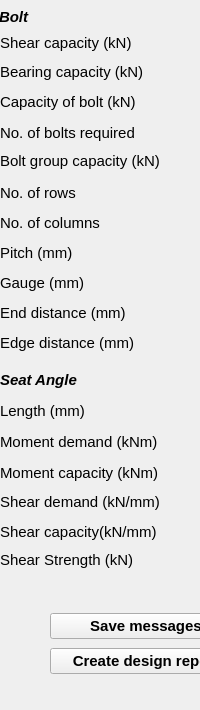
  <widget class="QDockWidget" name="outputDock">
   <property name="sizePolicy">
    <sizepolicy hsizetype="Preferred" vsizetype="Preferred">
     <horstretch>0</horstretch>
     <verstretch>0</verstretch>
    </sizepolicy>
   </property>
   <property name="minimumSize">
    <size>
     <width>125</width>
     <height>710</height>
    </size>
   </property>
   <property name="maximumSize">
    <size>
     <width>310</width>
     <height>710</height>
    </size>
   </property>
   <property name="font">
    <font>
     <family>Arial</family>
     <pointsize>11</pointsize>
     <weight>75</weight>
     <bold>true</bold>
    </font>
   </property>
   <property name="windowTitle">
    <string>Output dock</string>
   </property>
   <attribute name="dockWidgetArea">
    <number>2</number>
   </attribute>
   <widget class="QWidget" name="dockWidgetContents_2">
    <widget class="QLineEdit" name="txtNoBolts">
     <property name="geometry">
      <rect>
       <x>200</x>
       <y>120</y>
       <width>100</width>
       <height>25</height>
      </rect>
     </property>
     <property name="font">
      <font>
       <family>Arial</family>
       <weight>50</weight>
       <bold>false</bold>
      </font>
     </property>
     <property name="readOnly">
      <bool>true</bool>
     </property>
    </widget>
    <widget class="QLabel" name="lbl_txtNoBolts">
     <property name="geometry">
      <rect>
       <x>0</x>
       <y>120</y>
       <width>191</width>
       <height>25</height>
      </rect>
     </property>
     <property name="font">
      <font>
       <family>Arial</family>
       <pointsize>11</pointsize>
       <weight>50</weight>
       <bold>false</bold>
      </font>
     </property>
     <property name="text">
      <string>No. of bolts required</string>
     </property>
    </widget>
    <widget class="QLineEdit" name="txtShearrCapacity">
     <property name="geometry">
      <rect>
       <x>200</x>
       <y>30</y>
       <width>100</width>
       <height>25</height>
      </rect>
     </property>
     <property name="font">
      <font>
       <family>Arial</family>
       <weight>50</weight>
       <bold>false</bold>
      </font>
     </property>
     <property name="text">
      <string/>
     </property>
     <property name="readOnly">
      <bool>true</bool>
     </property>
    </widget>
    <widget class="QLineEdit" name="txtPitch">
     <property name="geometry">
      <rect>
       <x>200</x>
       <y>240</y>
       <width>100</width>
       <height>25</height>
      </rect>
     </property>
     <property name="font">
      <font>
       <family>Arial</family>
       <weight>50</weight>
       <bold>false</bold>
      </font>
     </property>
     <property name="readOnly">
      <bool>true</bool>
     </property>
    </widget>
    <widget class="QLineEdit" name="txtGuage">
     <property name="geometry">
      <rect>
       <x>200</x>
       <y>270</y>
       <width>100</width>
       <height>25</height>
      </rect>
     </property>
     <property name="font">
      <font>
       <family>Arial</family>
       <weight>50</weight>
       <bold>false</bold>
      </font>
     </property>
     <property name="readOnly">
      <bool>true</bool>
     </property>
    </widget>
    <widget class="QLineEdit" name="txtBoltCapacity">
     <property name="geometry">
      <rect>
       <x>200</x>
       <y>90</y>
       <width>100</width>
       <height>25</height>
      </rect>
     </property>
     <property name="font">
      <font>
       <family>Arial</family>
       <weight>50</weight>
       <bold>false</bold>
      </font>
     </property>
     <property name="readOnly">
      <bool>true</bool>
     </property>
    </widget>
    <widget class="QLineEdit" name="txt_col">
     <property name="geometry">
      <rect>
       <x>200</x>
       <y>210</y>
       <width>100</width>
       <height>25</height>
      </rect>
     </property>
     <property name="font">
      <font>
       <family>Arial</family>
       <weight>50</weight>
       <bold>false</bold>
      </font>
     </property>
     <property name="readOnly">
      <bool>true</bool>
     </property>
    </widget>
    <widget class="QLineEdit" name="txt_row">
     <property name="geometry">
      <rect>
       <x>200</x>
       <y>180</y>
       <width>100</width>
       <height>25</height>
      </rect>
     </property>
     <property name="font">
      <font>
       <family>Arial</family>
       <weight>50</weight>
       <bold>false</bold>
      </font>
     </property>
     <property name="readOnly">
      <bool>true</bool>
     </property>
    </widget>
    <widget class="QLabel" name="lbl_txtGauge">
     <property name="geometry">
      <rect>
       <x>0</x>
       <y>270</y>
       <width>130</width>
       <height>25</height>
      </rect>
     </property>
     <property name="font">
      <font>
       <family>Arial</family>
       <pointsize>11</pointsize>
       <weight>50</weight>
       <bold>false</bold>
      </font>
     </property>
     <property name="text">
      <string>Gauge (mm)</string>
     </property>
    </widget>
    <widget class="QLabel" name="lbl_txtBoltCapacity">
     <property name="geometry">
      <rect>
       <x>0</x>
       <y>90</y>
       <width>179</width>
       <height>25</height>
      </rect>
     </property>
     <property name="font">
      <font>
       <family>Arial</family>
       <pointsize>11</pointsize>
       <weight>50</weight>
       <bold>false</bold>
      </font>
     </property>
     <property name="text">
      <string>&lt;html&gt;&lt;head/&gt;&lt;body&gt;&lt;p&gt;Capacity of bolt (kN)&lt;/p&gt;&lt;/body&gt;&lt;/html&gt;</string>
     </property>
    </widget>
    <widget class="QLineEdit" name="txtBearingCapacity">
     <property name="geometry">
      <rect>
       <x>200</x>
       <y>60</y>
       <width>100</width>
       <height>25</height>
      </rect>
     </property>
     <property name="font">
      <font>
       <family>Arial</family>
       <weight>50</weight>
       <bold>false</bold>
      </font>
     </property>
     <property name="readOnly">
      <bool>true</bool>
     </property>
    </widget>
    <widget class="QLabel" name="lbl_txtEndDist">
     <property name="geometry">
      <rect>
       <x>0</x>
       <y>300</y>
       <width>179</width>
       <height>25</height>
      </rect>
     </property>
     <property name="font">
      <font>
       <family>Arial</family>
       <pointsize>11</pointsize>
       <weight>50</weight>
       <bold>false</bold>
      </font>
     </property>
     <property name="text">
      <string>End distance (mm)</string>
     </property>
    </widget>
    <widget class="QLabel" name="lbl_txtcol">
     <property name="geometry">
      <rect>
       <x>0</x>
       <y>210</y>
       <width>130</width>
       <height>25</height>
      </rect>
     </property>
     <property name="font">
      <font>
       <family>Arial</family>
       <pointsize>11</pointsize>
       <weight>50</weight>
       <bold>false</bold>
      </font>
     </property>
     <property name="text">
      <string>No. of columns</string>
     </property>
    </widget>
    <widget class="QLabel" name="lbl_txtPitch">
     <property name="geometry">
      <rect>
       <x>0</x>
       <y>240</y>
       <width>130</width>
       <height>25</height>
      </rect>
     </property>
     <property name="font">
      <font>
       <family>Arial</family>
       <pointsize>11</pointsize>
       <weight>50</weight>
       <bold>false</bold>
      </font>
     </property>
     <property name="text">
      <string>Pitch (mm)</string>
     </property>
    </widget>
    <widget class="QLineEdit" name="txtEdgeDist">
     <property name="geometry">
      <rect>
       <x>200</x>
       <y>330</y>
       <width>100</width>
       <height>25</height>
      </rect>
     </property>
     <property name="font">
      <font>
       <family>Arial</family>
       <weight>50</weight>
       <bold>false</bold>
      </font>
     </property>
     <property name="readOnly">
      <bool>true</bool>
     </property>
    </widget>
    <widget class="QLabel" name="lbl_txtrow">
     <property name="geometry">
      <rect>
       <x>0</x>
       <y>180</y>
       <width>130</width>
       <height>25</height>
      </rect>
     </property>
     <property name="font">
      <font>
       <family>Arial</family>
       <pointsize>11</pointsize>
       <weight>50</weight>
       <bold>false</bold>
      </font>
     </property>
     <property name="text">
      <string>No. of rows</string>
     </property>
    </widget>
    <widget class="QLabel" name="lbl_txtEdgeDist">
     <property name="geometry">
      <rect>
       <x>0</x>
       <y>330</y>
       <width>179</width>
       <height>25</height>
      </rect>
     </property>
     <property name="font">
      <font>
       <family>Arial</family>
       <pointsize>11</pointsize>
       <weight>50</weight>
       <bold>false</bold>
      </font>
     </property>
     <property name="text">
      <string>Edge distance (mm)</string>
     </property>
    </widget>
    <widget class="QLabel" name="lbl_txtShearCapacity">
     <property name="geometry">
      <rect>
       <x>0</x>
       <y>30</y>
       <width>161</width>
       <height>25</height>
      </rect>
     </property>
     <property name="font">
      <font>
       <family>Arial</family>
       <pointsize>11</pointsize>
       <weight>50</weight>
       <bold>false</bold>
      </font>
     </property>
     <property name="text">
      <string>Shear capacity (kN)</string>
     </property>
    </widget>
    <widget class="QLineEdit" name="txtEndDist">
     <property name="geometry">
      <rect>
       <x>200</x>
       <y>300</y>
       <width>100</width>
       <height>25</height>
      </rect>
     </property>
     <property name="font">
      <font>
       <family>Arial</family>
       <weight>50</weight>
       <bold>false</bold>
      </font>
     </property>
     <property name="readOnly">
      <bool>true</bool>
     </property>
    </widget>
    <widget class="QLabel" name="lbl_BoltOutput">
     <property name="geometry">
      <rect>
       <x>-1</x>
       <y>7</y>
       <width>66</width>
       <height>20</height>
      </rect>
     </property>
     <property name="font">
      <font>
       <family>Arial</family>
       <pointsize>11</pointsize>
       <weight>50</weight>
       <bold>false</bold>
      </font>
     </property>
     <property name="text">
      <string>&lt;html&gt;&lt;head/&gt;&lt;body&gt;&lt;p&gt;&lt;span style=&quot; font-weight:600; font-style:italic;&quot;&gt;Bolt&lt;/span&gt;&lt;/p&gt;&lt;/body&gt;&lt;/html&gt;</string>
     </property>
    </widget>
    <widget class="QLabel" name="lbl_txtBearingCapacity">
     <property name="geometry">
      <rect>
       <x>0</x>
       <y>60</y>
       <width>179</width>
       <height>25</height>
      </rect>
     </property>
     <property name="font">
      <font>
       <family>Arial</family>
       <pointsize>11</pointsize>
       <weight>50</weight>
       <bold>false</bold>
      </font>
     </property>
     <property name="text">
      <string>&lt;html&gt;&lt;head/&gt;&lt;body&gt;&lt;p&gt;Bearing capacity (kN)&lt;/p&gt;&lt;/body&gt;&lt;/html&gt;</string>
     </property>
    </widget>
    <widget class="QLabel" name="lbl_txtMomntCapacity">
     <property name="geometry">
      <rect>
       <x>0</x>
       <y>460</y>
       <width>191</width>
       <height>25</height>
      </rect>
     </property>
     <property name="font">
      <font>
       <family>Arial</family>
       <pointsize>11</pointsize>
       <weight>50</weight>
       <bold>false</bold>
      </font>
     </property>
     <property name="text">
      <string>Moment capacity (kNm)</string>
     </property>
    </widget>
    <widget class="QLineEdit" name="txtMomntCapacity">
     <property name="geometry">
      <rect>
       <x>200</x>
       <y>460</y>
       <width>100</width>
       <height>25</height>
      </rect>
     </property>
     <property name="font">
      <font>
       <family>Arial</family>
       <weight>50</weight>
       <bold>false</bold>
      </font>
     </property>
     <property name="readOnly">
      <bool>true</bool>
     </property>
    </widget>
    <widget class="QLineEdit" name="txtExtMomnt">
     <property name="geometry">
      <rect>
       <x>200</x>
       <y>430</y>
       <width>100</width>
       <height>25</height>
      </rect>
     </property>
     <property name="font">
      <font>
       <family>Arial</family>
       <weight>50</weight>
       <bold>false</bold>
      </font>
     </property>
     <property name="readOnly">
      <bool>true</bool>
     </property>
    </widget>
    <widget class="QLabel" name="lbl_txtExtMomnt">
     <property name="geometry">
      <rect>
       <x>0</x>
       <y>430</y>
       <width>191</width>
       <height>25</height>
      </rect>
     </property>
     <property name="font">
      <font>
       <family>Arial</family>
       <pointsize>11</pointsize>
       <weight>50</weight>
       <bold>false</bold>
      </font>
     </property>
     <property name="focusPolicy">
      <enum>Qt::NoFocus</enum>
     </property>
     <property name="text">
      <string>&lt;html&gt;&lt;head/&gt;&lt;body&gt;&lt;p&gt;Moment demand (kNm)&lt;/p&gt;&lt;/body&gt;&lt;/html&gt;</string>
     </property>
    </widget>
    <widget class="QLabel" name="lbl_txtShearDemand">
     <property name="geometry">
      <rect>
       <x>0</x>
       <y>490</y>
       <width>191</width>
       <height>25</height>
      </rect>
     </property>
     <property name="font">
      <font>
       <family>Arial</family>
       <pointsize>11</pointsize>
       <weight>50</weight>
       <bold>false</bold>
      </font>
     </property>
     <property name="text">
      <string>&lt;html&gt;&lt;head/&gt;&lt;body&gt;&lt;p&gt;Shear demand (kN/mm)&lt;/p&gt;&lt;/body&gt;&lt;/html&gt;</string>
     </property>
    </widget>
    <widget class="QLineEdit" name="txtShearDemand">
     <property name="geometry">
      <rect>
       <x>200</x>
       <y>490</y>
       <width>100</width>
       <height>25</height>
      </rect>
     </property>
     <property name="font">
      <font>
       <family>Arial</family>
       <weight>50</weight>
       <bold>false</bold>
      </font>
     </property>
     <property name="readOnly">
      <bool>true</bool>
     </property>
    </widget>
    <widget class="QLabel" name="lbl_txtSeatLength">
     <property name="geometry">
      <rect>
       <x>0</x>
       <y>400</y>
       <width>100</width>
       <height>22</height>
      </rect>
     </property>
     <property name="font">
      <font>
       <family>Arial</family>
       <pointsize>11</pointsize>
       <weight>50</weight>
       <bold>false</bold>
      </font>
     </property>
     <property name="text">
      <string>Length (mm)</string>
     </property>
    </widget>
    <widget class="QLineEdit" name="txtSeatLength">
     <property name="geometry">
      <rect>
       <x>200</x>
       <y>400</y>
       <width>100</width>
       <height>25</height>
      </rect>
     </property>
     <property name="font">
      <font>
       <family>Arial</family>
       <weight>50</weight>
       <bold>false</bold>
      </font>
     </property>
     <property name="readOnly">
      <bool>true</bool>
     </property>
    </widget>
    <widget class="QLabel" name="lbl_txtBoltGroupCapacity">
     <property name="geometry">
      <rect>
       <x>0</x>
       <y>150</y>
       <width>200</width>
       <height>22</height>
      </rect>
     </property>
     <property name="font">
      <font>
       <family>Arial</family>
       <pointsize>11</pointsize>
       <weight>50</weight>
       <bold>false</bold>
      </font>
     </property>
     <property name="text">
      <string>Bolt group capacity (kN)</string>
     </property>
    </widget>
    <widget class="QLineEdit" name="txtBoltGroupCapacity">
     <property name="geometry">
      <rect>
       <x>200</x>
       <y>150</y>
       <width>100</width>
       <height>25</height>
      </rect>
     </property>
     <property name="font">
      <font>
       <family>Arial</family>
       <weight>50</weight>
       <bold>false</bold>
      </font>
     </property>
     <property name="readOnly">
      <bool>true</bool>
     </property>
    </widget>
    <widget class="QLabel" name="lbl_SeatAngle">
     <property name="geometry">
      <rect>
       <x>0</x>
       <y>365</y>
       <width>111</width>
       <height>31</height>
      </rect>
     </property>
     <property name="font">
      <font>
       <family>Arial</family>
       <pointsize>11</pointsize>
       <weight>50</weight>
       <bold>false</bold>
      </font>
     </property>
     <property name="text">
      <string>&lt;html&gt;&lt;head/&gt;&lt;body&gt;&lt;p&gt;&lt;span style=&quot; font-weight:600; font-style:italic;&quot;&gt;Seat Angle&lt;/span&gt;&lt;/p&gt;&lt;/body&gt;&lt;/html&gt;</string>
     </property>
    </widget>
    <widget class="QLineEdit" name="txtShearCapacity">
     <property name="geometry">
      <rect>
       <x>200</x>
       <y>520</y>
       <width>100</width>
       <height>25</height>
      </rect>
     </property>
     <property name="font">
      <font>
       <family>Arial</family>
       <weight>50</weight>
       <bold>false</bold>
      </font>
     </property>
     <property name="readOnly">
      <bool>true</bool>
     </property>
    </widget>
    <widget class="QLabel" name="lbl_txtShearCapacity_2">
     <property name="geometry">
      <rect>
       <x>0</x>
       <y>520</y>
       <width>191</width>
       <height>25</height>
      </rect>
     </property>
     <property name="font">
      <font>
       <family>Arial</family>
       <pointsize>11</pointsize>
       <weight>50</weight>
       <bold>false</bold>
      </font>
     </property>
     <property name="text">
      <string>&lt;html&gt;&lt;head/&gt;&lt;body&gt;&lt;p&gt;Shear capacity(kN/mm)&lt;/p&gt;&lt;/body&gt;&lt;/html&gt;</string>
     </property>
    </widget>
    <widget class="QLineEdit" name="txtBeamShearStrength">
     <property name="geometry">
      <rect>
       <x>200</x>
       <y>550</y>
       <width>100</width>
       <height>25</height>
      </rect>
     </property>
     <property name="font">
      <font>
       <family>Arial</family>
       <weight>50</weight>
       <bold>false</bold>
      </font>
     </property>
     <property name="readOnly">
      <bool>true</bool>
     </property>
    </widget>
    <widget class="QLabel" name="label_174">
     <property name="geometry">
      <rect>
       <x>0</x>
       <y>550</y>
       <width>171</width>
       <height>21</height>
      </rect>
     </property>
     <property name="font">
      <font>
       <family>Arial</family>
       <pointsize>11</pointsize>
       <weight>50</weight>
       <bold>false</bold>
      </font>
     </property>
     <property name="text">
      <string>&lt;html&gt;&lt;head/&gt;&lt;body&gt;&lt;p&gt;Shear Strength (kN)&lt;/p&gt;&lt;/body&gt;&lt;/html&gt;</string>
     </property>
    </widget>
    <widget class="QWidget" name="layoutWidget">
     <property name="geometry">
      <rect>
       <x>50</x>
       <y>610</y>
       <width>192</width>
       <height>69</height>
      </rect>
     </property>
     <layout class="QVBoxLayout" name="verticalLayout_2">
      <item>
       <widget class="QPushButton" name="btn_SaveMessages">
        <property name="toolTip">
         <string>Save Log Messages</string>
        </property>
        <property name="text">
         <string>Save messages</string>
        </property>
       </widget>
      </item>
      <item>
       <widget class="QPushButton" name="btn_CreateDesign">
        <property name="toolTip">
         <string>Create Design Report</string>
        </property>
        <property name="text">
         <string>Create design report</string>
        </property>
       </widget>
      </item>
     </layout>
    </widget>
   </widget>
  </widget>
